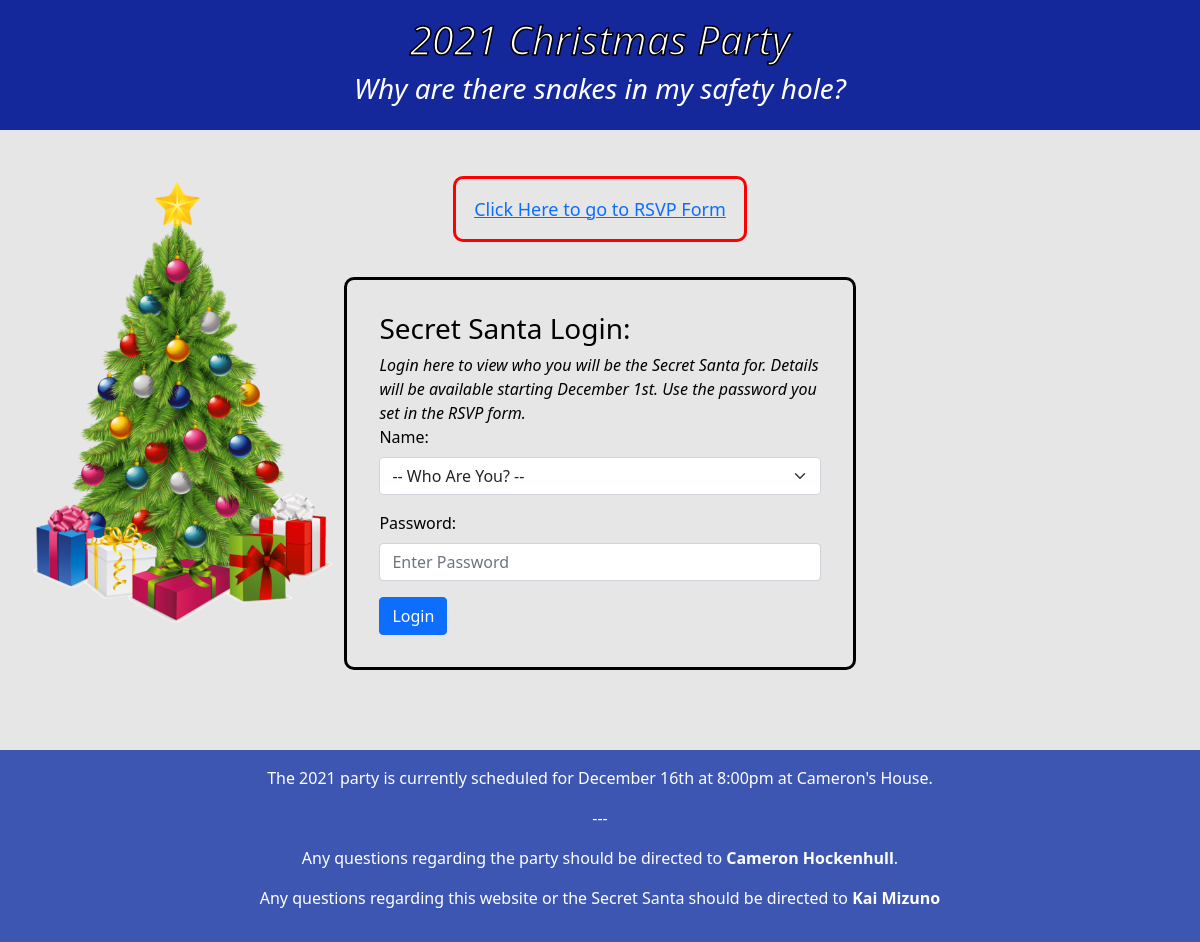
The page / on the database its author committed.
### tables this page shows
CREATE TABLE party (
    year int NOT NULL,
    rsvp_deadline varchar(255),
    party_date varchar(255),
    party_location varchar(255) DEFAULT "Cameron's House",
    targets_assigned TINYINT DEFAULT 0,
    PRIMARY KEY (year)
);

### database/database.php (called while the page is built, shortened)
<?php
function getCurrentParty($conn) {
    $year = date("Y");
    $query = "SELECT * FROM party WHERE year=?";
    $stmt = $conn->prepare($query);
    $stmt->bind_param('i', $year);
    $stmt->execute();
    $result = $stmt->get_result();
    if ($result->num_rows > 0) {
        $row = $result->fetch_assoc();
        return $row;
    }
    else {
        return null;
    }
}
?>

### index.php (the view, shortened to what this page needs)
<!DOCTYPE html>
<html lang="en">
<head>
    <link href="https://cdn.jsdelivr.net/npm/bootstrap@5.1.3/dist/css/bootstrap.min.css" rel="stylesheet">
    <link rel="stylesheet" href="common.css">
    <link rel="stylesheet" href="index.css">
</head>
<body>
    <?php
        include 'database/database.php';
        $conn = getConnection();
        $partyRow = getCurrentParty($conn);
    ?>
    <?php include 'common_header.php';?>
    <main>
        <img src="images/tree.png" alt="tree" id="tree">
        <div id="rsvpSection">
            <a href="rsvp/invite.php" id="rsvpLink">Click Here to go to RSVP Form</a>
        </div>
        <div id="loginSection">
            <h3>Secret Santa Login:</h3>
            <div class="note">Login here to view who you will be the Secret Santa for. Details will be available starting <?php echo $partyRow['rsvp_deadline'] ?>. Use the password you set in the RSVP form.</div>
            <form action="check_login.php" method="POST">
            <div id="nameSelectRegion">
                <label for="nameSelect" class="form-label">Name:</label>
                <select class="form-select" id="nameSelect" name="person_id" required>
                        <option value="" disabled selected hidden>-- Who Are You? --</option>
                </select>
            </div>
            <div id="passwordRegion">
                <label for="password" class="form-label">Password:</label>
                <input type="password" class="form-control" id="password" name="password" placeholder="Enter Password">
            </div>
            <button class="btn btn-primary" type="submit">Login</button>
            </form>
        </div>
    </main>
    <?php include 'common_footer.php';?>
</body>
</html>

### common_footer.php
<footer>
    <p>The <?php echo date("Y") ?> party is currently scheduled for <?php echo $partyRow['party_date'] ?> at <?php echo $partyRow['party_location'] ?>.</p>
    <p>---</p>
    <p>Any questions regarding the party should be directed to <strong>Cameron Hockenhull</strong>.</p>
    <p>Any questions regarding this website or the Secret Santa should be directed to <strong>Kai Mizuno</strong></p>
</footer>

### common.css (style rules this page uses)
:root { --primary-color: #5C7AEA; --heading-color: #14279B; --font-color-dark: #000000; --font-color-light: #FFFFFF; --bg-color: #E6E6E6; --secondary-color: #3D56B2; }
body { margin: 0px; background-color: var(--bg-color); color: var(--font-color-dark); }
footer { background-color: var(--secondary-color); color: var(--font-color-light); text-align: center; padding: 1em 3em 1em 3em; }
main { padding: 3em 2em 3em 2em; }
.note { font-style: italic; }

### index.css (style rules this page uses)
#tree { visibility: hidden; position: absolute; z-index: -1; width: 300px; }
#rsvpSection { text-align: center; margin-bottom: 2em; padding: 1em; border: red solid 3px; border-radius: 10px; font-size: large; }
form > div { margin-bottom: 1em; }
#loginSection { border: black solid 3px; border-radius: 10px; padding: 2em; background-color: var(--bg-color); }
@media only screen and (min-width: 400px) { #rsvpSection { border: none; } }
@media only screen and (min-width: 400px) { #rsvpLink { border: red solid 3px; background-color: var(--bg-color); border-radius: 10px; padding: 1em; } }
@media only screen and (min-width: 600px) { #loginSection { width: 60%; margin: auto; margin-bottom: 2em; } }
@media only screen and (min-width: 600px) { #tree { visibility: visible; } }
@media only screen and (min-width: 1000px) { #loginSection { width: 45%; margin: auto; margin-bottom: 2em; } }

### rows shown on the page
party: rsvp_deadline "December 1st", party_date "December 16th at 8:00pm", party_location "Cameron's House"
